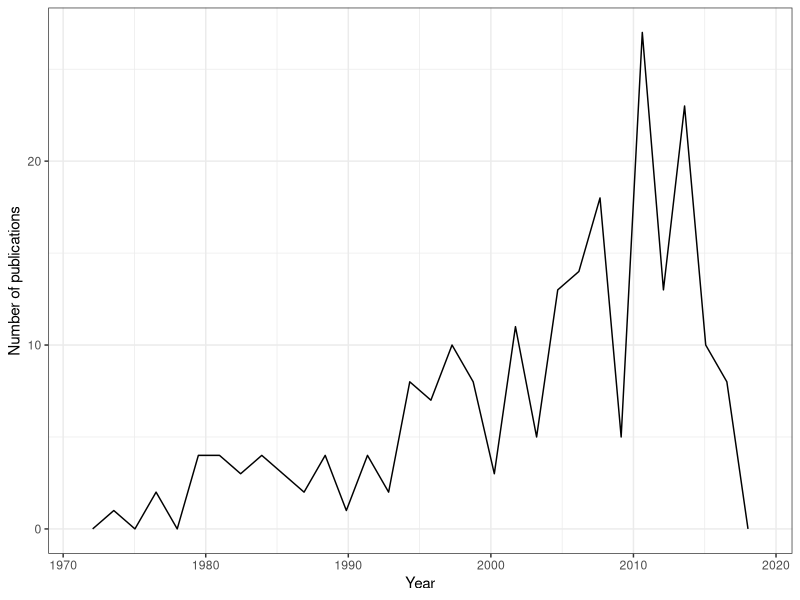
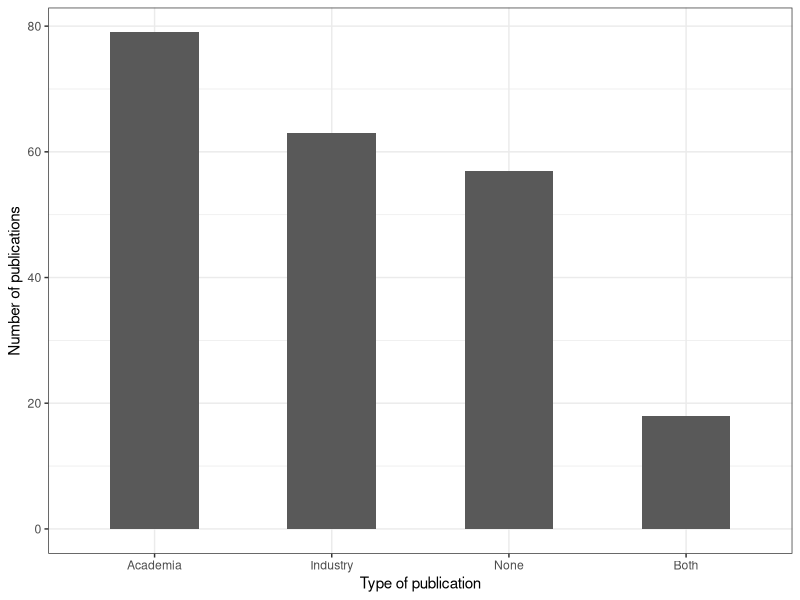

Source code (R) for these figures, in order:
## ---- chunk 1
# Keep things nice and tidy, all libraries go here
library(readxl)
library(tidyverse)
## ---- chunk 2
data <- read_excel("data.xlsx", skip = 1)
data <- data %>% filter(is.na(Exclude))
## ---- chunk 3
ggplot(data, aes(x=Year)) + geom_freqpoly() +  theme_bw() + ylab("Number of publications")
## ---- chunk 4
# Cleaning not needed values 
data<-data %>% 
    mutate(Academia = replace(Academia, Academia == "?", NA)) %>%
    mutate(Industry = replace(Industry, Industry == "?", NA))

type_of_study <- function(row){
  if (is.na(row["Academia"]) & is.na(row["Industry"]) ){
    return("None")
  }
  else if(row["Academia"] == "1.0" & is.na(row["Industry"])) {
    return("Academia")
  }
  else if(is.na(row["Academia"])  & row["Industry"] == "1.0") {
    return("Industry")
  }
  else if (row["Academia"]=="1.0" & row["Industry"]=="1.0") {
    return("Both")
  }
}

res <- apply(data, 1, type_of_study)
data["Type"] <- unlist(res)
## ---- chunk 5
data %>% 
  mutate(Type = fct_infreq(Type, ordered = T)) %>% 
ggplot(aes(x=Type)) + 
  geom_bar(width = .5) +
  xlab("Type of publication") + 
  ylab("Number of publications") + 
  theme_bw()

